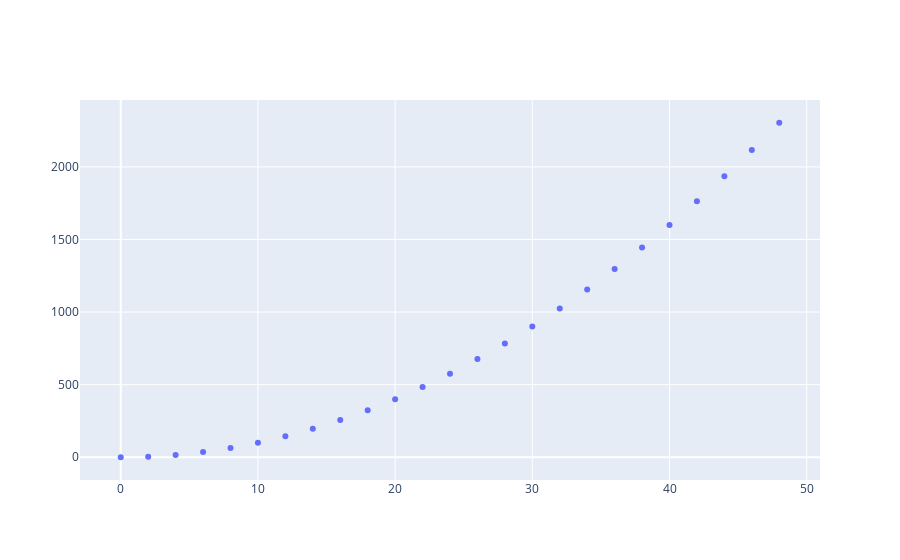

The notebook cell saved with this chart:
### Code cell
#Declare Figure
fig = go.Figure()

#Add argument (Trace, titles, update axis...)
fig.add_trace(go.Scatter(x=x , y = x**2, mode = 'markers'))

#Shor graph
fig.show()

### Figure 1 — Plotly figure (JSON) as saved in the notebook; plotly's stock layout.template omitted (floating-point values rounded to 4 significant figures)
{"data": [{"mode": "markers", "type": "scatter", "x": [0, 2, 4, 6, 8, 10, 12, 14, 16, 18, 20, 22, 24, 26, 28, 30, 32, 34, 36, 38, 40, 42, 44, 46, 48], "y": [0, 4, 16, 36, 64, 100, 144, 196, 256, 324, 400, 484, 576, 676, 784, 900, 1024, 1156, 1296, 1444, 1600, 1764, 1936, 2116, 2304]}], "layout": {}}
